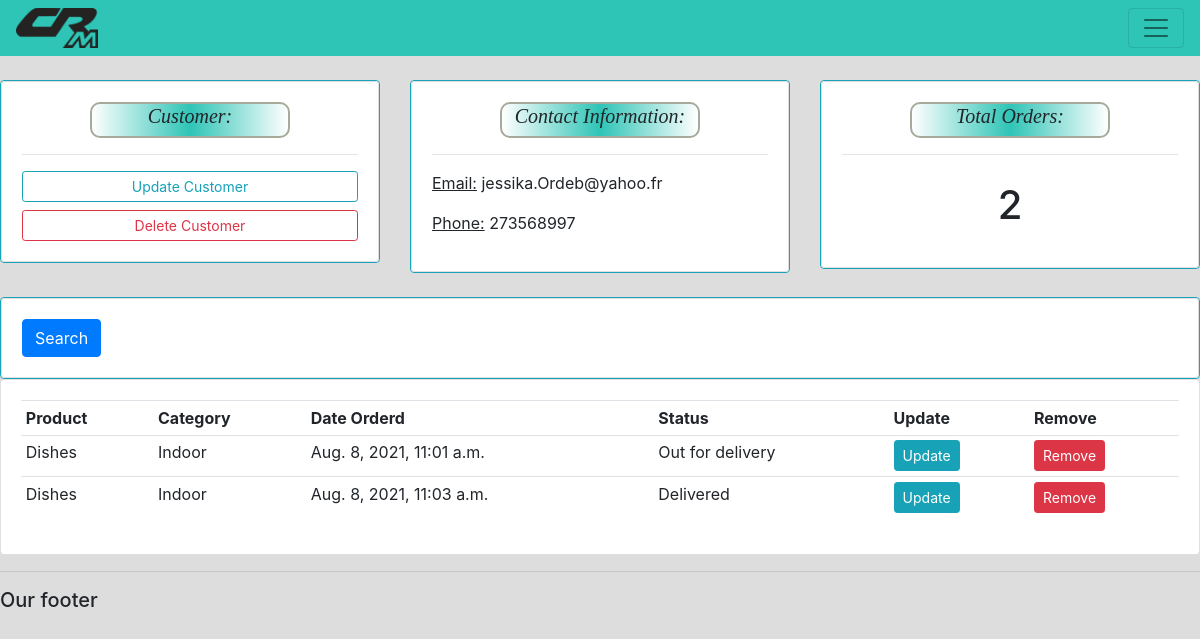
The app's page /customer/2/ with its own data.
### accounts/models.py (models this page shows, shortened)
class Customer(models.Model):
    name = models.CharField(max_length=200, null=True)
    phone =  models.CharField(max_length=200, null=True)
    email =  models.CharField(max_length=200, null=True)
    date_created = models.DateTimeField(auto_now_add=True)

class Order(models.Model):
    STATUS = (
        ('Pending', 'Pending'),
        ('Out for delivery', 'Out for delivery'),
        ('Delivered','DElivered'),
    )
    customer = models.ForeignKey(Customer, null=True, on_delete= models.SET_NULL)
    product = models.ForeignKey(Product, null=True, on_delete= models.SET_NULL)
    date_created =  models.DateTimeField(auto_now_add=True)
    status = models.CharField(max_length=200, null=True, choices=STATUS)

class Product(models.Model):
    CATEGORY = (
        ('Indoor', 'Indoor'),
        ('Out Door', 'Out Door')
    )
    name = models.CharField(max_length=200, null=True)
    price = models.FloatField(null=True)
    category = models.CharField(max_length=200, null=True, choices=CATEGORY)
    description = models.CharField(max_length=200, null=True, blank=True)    ##Blank: Description isn't required
    date_created = models.DateTimeField(auto_now_add=True)
    Tags = models.ManyToManyField(Tag)
    def __str__(self):
        return self.name

### accounts/views.py (the view)
# urls.py: path('customer/<str:pk_test>/', views.customer, name='customer'),
def customer(request, pk_test):
    customer = Customer.objects.get(id=pk_test)
    orders = customer.order_set.all()
    order_count = orders.count()
    context = {'customer': customer,
               'orders': orders, 'order_count': order_count}
    return render(request, 'accounts/customer.html', context)

### accounts/templates/accounts/customer.html
{% extends 'accounts/main.html' %}
{% block content %}
<br>
<div class="row">
    <div class="col-md">
        <div class="card border-info ">
            <div class="card card-body">
                <div class="object">
                    <h5>Customer:</h5>
                </div>
                <hr>
                <a class="btn btn-outline-info btn-sm btn-block" href="">Update Customer</a>
                <a class="btn btn-outline-danger btn-sm btn-block" href="">Delete Customer</a>
            </div>
        </div>
    </div>
    <div class="col-md">
        <div class="card border-info ">
            <div class="card card-body">
                <div class="object">
                    <h5>Contact Information:</h5>
                </div>
                        <hr>
                        <p><u>Email:</u>  {{customer.email}}</p>
                        <p><u>Phone:</u>  {{customer.phone}}</p>
            </div>
        </div>
    </div>
        <div class="col-md">
            <div class="card border-info ">
                <div class="card card-body">
                        <div class="object">
                            <h5>Total Orders:</h5>
                        </div>
                        <hr>
                        <h1 style="text-align: center;padding: 10px">{{order_count}}</h1>
                </div>
            </div>
        </div>
</div>
<br>
<div class="row">
    <div class="col">
        <div class="card border-info ">
            <div class="card card-body">
                <form method="GET">
                    <button class="btn btn-primary" type="submit">Search</button>
                </form>
            </div>
        </div>
    </div>
</div>
<div class="row">
    <div class="col-md">
        <div class="card card-body">
            <table class="table table-sm">
                <tr>
                    <th>Product</th>
                    <th>Category</th>
                    <th>Date Orderd</th>
                    <th>Status</th>
                    <th>Update</th>
                    <th>Remove</th>
                </tr>
                {% for order in orders %}
                <tr>
                    <td>{{order.product}}</td>
                    <td>{{order.product.category}}</td>
                    <td>{{order.date_created}}</td>
                    <td>{{order.status}}</td>
                    <td><a class="btn btn-sm btn-info" href="">Update</a></td>
                    <td><a class="btn btn-sm btn-danger"  href="">Remove</a></td>
                </tr>
                {% endfor %}
            </table>
        </div>
    </div>
</div>
{% endblock %}

### static/css/main.css (style rules this page uses)
body { background-color: #dddddd; }
.object { background-image: linear-gradient(to right, rgb(46, 196, 182,0), rgb(46, 196, 182,1), rgba(46, 196, 182,0)); border-color: #a6aa9b; border-style:solid; font-style: italic; font-family: Marker Felt, fantasy; border-width: 2px; border-radius: 10px; width: 200px;; margin:auto; text-align:center; }

### records on screen
Customer: email "jessika.Ordeb@yahoo.fr", phone "273568997"
Order: product "Dishes", product.category "Indoor", date_created "Aug. 8, 2021, 11:01 a.m.", status "Out for delivery"
Order: product "Dishes", product.category "Indoor", date_created "Aug. 8, 2021, 11:03 a.m.", status "Delivered"

### other values on screen
{{ order_count }} "2"
